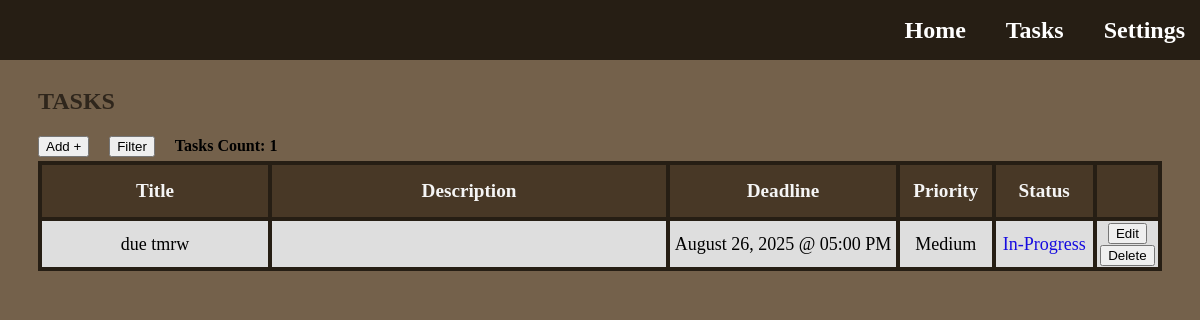
The page /tasks (signed in) on the database its author committed.
### app.py (models this page shows)
class Task(db.Model):
    id = db.Column(db.Integer, primary_key=True)
    title = db.Column(db.String(128), nullable=False)
    description = db.Column(db.Text, nullable=True)
    priority = db.Column(db.String(50), nullable=False)
    deadline = db.Column(db.DateTime, nullable=True)
    status = db.Column(db.String(50), nullable=False, default='In-Progress')
    set_today_reminder = db.Column(db.Boolean, nullable=False, default=True)
    set_tomorrow_reminder = db.Column(db.Boolean, nullable=False, default=True)
    user_id = db.Column(db.Integer, db.ForeignKey('user.id'), nullable=False)
    user = db.relationship('User', backref=db.backref('tasks', lazy=True))

### app.py (the view, shortened to what this page needs)
@app.route('/tasks')
def tasks():
    user_id = session['user_id']
    sort_title = session.get('sort_title')
    sort_type = session.get('sort_type')
    filter_priorities = session.get('filter_priorities', [])
    filter_status = session.get('filter_status', [])
    filter_months = session.get('filter_months', [])
    filter_year = session.get('filter_year', None)
    filter_day = session.get('filter_day', None)
    priority_order_descending = case(
        (Task.priority == 'High', 1),
        (Task.priority == 'Medium', 2),
        (Task.priority == 'Low', 3),
    )
    priority_order_ascending = case(
        (Task.priority == 'Low', 1),
        (Task.priority == 'Medium', 2),
        (Task.priority == 'High', 3),
    )
    status_order_complete = case(
        (Task.status == 'Complete', 1),
        (Task.status == 'In-Progress', 2)
    )
    status_order_in_progress = case(
        (Task.status == 'In-Progress', 1),
        (Task.status == 'Complete', 2)
    )
    query = Task.query.filter_by(user_id=user_id)
    if filter_priorities: # Only true if not empty
        query = query.filter(Task.priority.in_(filter_priorities)) # Filter by checked priorities within given priority list
    if filter_status:
        query = query.filter(Task.status.in_(filter_status)) # Filter by checked status within given status list
    if filter_months:
        query = query.filter(extract('month', Task.deadline).in_(filter_months)) # Filter by checked months within given months list; extract(...) - returns month number from Task columns and matches to filter months list
    if filter_year:
        query = query.filter(extract('year', Task.deadline) == filter_year) # Filter by typed year; extracts year from deadline column in database
    if filter_day:
        query = query.filter(extract('day', Task.deadline) == filter_day) # Filter by typed day; extracts day from deadline column in database
    user_tasks = query.all()  # Get all tasks for this user according to the id, default order is by date task was created from earliest to latest
    user_tasks_count = query.count() # Gets the total count of tasks of the user
    return render_template('tasks.html', tasks=user_tasks, count=user_tasks_count, sort_title=sort_title, sort_type=sort_type, filter_priorities=filter_priorities, filter_status=filter_status, filter_months=filter_months, filter_year=filter_year, filter_day=filter_day)

### templates/tasks.html (shortened to what this page needs)
{% extends "base.html" %}
{% block content %}
  <h1 class="title-page">Tasks</h1>
  <div class="task-features">
    <button href="#" type="button" class="add-button" onclick="openPopup('add-task')">Add +</button>
    <button type="button" class="filter-sort-button" onclick="openPopup('filter-sort-task')">Filter</button>
    <h4>Tasks Count: {{ count }} </h2>
  </div>
  <section class="tasks-section">
      <table class="tasks-table">
        <thead class="table-header">
          <tr>
              <th class="task-title">Title</th>
              <th class="task-description">Description</th>
              <th class="task-deadline">Deadline</th>
              <th class="task-priority">Priority</th>
              <th class="task-status">Status</th>
              <th class="task-options"></th>
          </tr>
        </thead>
        <tbody id="task-body">
          {% for task in tasks %}
          <tr id="task-row">
            <td>{{ task.title }}</td>
            <td>{{ task.description }}</td>
            <td>{{ task.deadline.strftime('%B %d, %Y @ %I:%M %p')  }}</td>
            <td>{{ task.priority }}</td>
            <td class="task-status-data">
              <a href="{{ url_for('change_task_status', task_id=task.id)}}"
              class="task-status {{ task.status | lower | replace(' ', '-') }}">
                {{ task.status }}
              </a>
            </td>
            <td>
              <a>
                <button type="button" class="edit-button" onclick="openEditPopup(this, 'edit-task')"
                  data-id="{{ task.id }}"
                  data-title="{{ task.title }}"
                  data-description="{{ task.description }}"
                  data-priority="{{ task.priority }}"
                  data-deadline="{{ task.deadline.strftime('%B %d %Y @ %I:%M %p')  }}"
                  >
                  Edit
                </button>
              </a>
              <a href="{{ url_for('delete_task', task_id=task.id)}}">
                <button type="button" class="delete-button">Delete</button>
              </a>
            </td>
          </tr>
          {% else %}
          <tr>
            <td colspan="6">No tasks available.</td>
          </tr>
          {% endfor %}
        </tbody>
      </table>
  </section>
{% endblock %}

### static/style.css (style rules this page uses)
html, body { min-width: 800px; overflow-x: auto; }
.title-page { margin-top: 80px; margin-left: 30px; font-size: x-large; font-weight: bolder; text-transform: uppercase; font-family: 'Lucida Handwriting'; color: #2f261c; }
.homepage { background-color: #74614b; }
.tasks-section { margin-left: 30px; margin-right: 30px; display: flex; justify-content: center; }
.tasks-table { border-collapse: collapse; width: 100%; height: 50%; table-layout: fixed; }
.tasks-table th, .tasks-table td { border: 4px solid #261e14; color: black; font-size: large; text-align: center; background: rgb(222, 222, 222); }
.tasks-table th { color: whitesmoke; font-weight: bolder; font-size: larger; height: 50px; background-color: #483826; }
.task-title { width: 20%; }
.task-description { white-space: normal; word-break: break-word; max-width: 400px; width: 35%; }
.task-deadline { width: 20%; }
.task-priority { width: 8%; }
.task-status { width: 8.5%; }
.task-options { width: 8.5; }
.task-status-data { text-decoration: none; color: white }
.task-status.in-progress { color: rgb(22, 11, 224); text-decoration: none; }
.task-features { margin-left: 30px; margin-right: 30px; height: 30px; display: flex; justify-content: flex-start; align-items: center; gap: 20px; }
.add-button { color: black; text-decoration: none; }

### rows shown on the page
Task: title "due tmrw", deadline "August 26, 2025 @ 05:00 PM", priority "Medium", status "In-Progress"

### other values the page prints
{{ count }} "1"
